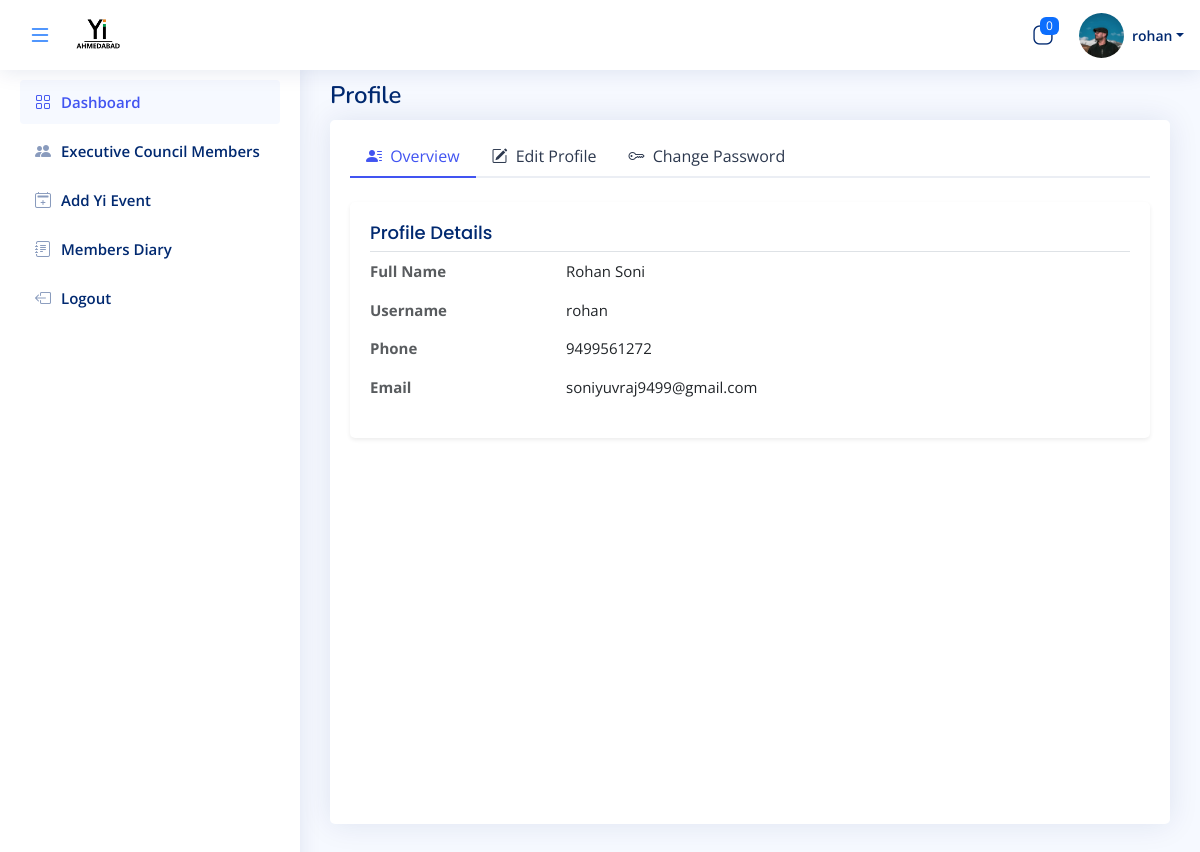
Screenshot of /Admin-Profile (signed in) with the database file from the repository.
### admin_app/models.py (models this page shows, shortened)
class LoginSide(AbstractUser):
    id = models.UUIDField(
        primary_key=True, default=uuid.uuid4, editable=False, db_index=True
    )
    login_role = models.ManyToManyField(Login_Role, verbose_name="LoginRole")
    first_name = models.CharField(max_length=200, null=True, verbose_name="FirstName")
    last_name = models.CharField(max_length=200)
    email = models.EmailField(max_length=200, unique=True, validators=[validate_email])
    photo = models.ImageField(upload_to="user_photo/", null=True, blank=True, validators = [FileExtensionValidator(allowed_extensions=["jpeg", "jpg", "png"])])
    yi_role = models.CharField(max_length=200, null=True)
    phone_number = models.CharField(
        max_length=10,  # This will accommodate international numbers
        default="0",
        validators=[
            RegexValidator(
                regex=r"^(\+91[\-\s]?)?[0]?(91)?[789]\d{9}$",  # This is the regex for validating the phone number
                message="Enter a valid phone number.",
                code="invalid phone",
            ),
        ],
    )
    @property
    def designation(self):
        roles = ', '.join((role.name) for role in self.login_role.all())
        return f"{roles} {self.yi_role}"

### admin_app/views.py (the view)
# urls.py: path("Admin-Profile", Admin_Profile, name="Admin_Profile"),
@never_cache
@cache_control(no_store=True, no_cache=True, must_revalidate=True, max_age=0)
@login_required(login_url="index")
def Admin_Profile(request):
    if request.user.designation not in ["Chapter Chair", "Chapter Co-Chair"] and request.user.yi_role != "Admin":
        return redirect("Error-Page")
    sessions = Session.objects.filter(expire_date__gte=now())
    user_ids = [session.get_decoded().get("_auth_user_id") for session in sessions]
    active_users = LoginSide.objects.filter(id__in=user_ids)  # Get user objects
    active_user_names = [f"{user.first_name} {user.last_name}" for user in active_users]
    active_users_count = LoginSide.objects.filter(is_active=True).count()
    active_users_count = active_users.count()
    context = {
        "name": active_user_names,
        "count": active_users_count,
    }
    return render(request, "Admin/Admin_Profile.html", context)

### admin_app/Templates/Admin/Admin_Profile.html (shortened to what this page needs)
{% extends "base/base.html" %}
{% load static %}
{% block bodyblock %}
<main id="main" class="main">
  <div class="pagetitle">
    <h1>Profile</h1>
  </div>
    <section class="section profile">
          <div class="card">
            <div class="card-body pt-3">
              <ul class="nav nav-tabs nav-tabs-bordered">
                <li class="nav-item">
                  <button class="nav-link active" data-bs-toggle="tab" data-bs-target="#profile-overview">
                    <i class="bi bi-person-lines-fill me-1"></i> Overview
                  </button>
                </li>
                <li class="nav-item">
                  <button class="nav-link" data-bs-toggle="tab" data-bs-target="#profile-edit">
                    <i class="bi bi-pencil-square me-1"></i> Edit Profile
                  </button>
                </li>
                <li class="nav-item">
                  <button class="nav-link" data-bs-toggle="tab" data-bs-target="#profile-change-password">
                    <i class="bi bi-key me-1"></i> Change Password
                  </button>
                </li>
              </ul>
              <div class="tab-content pt-4">
                <div class="tab-pane fade show active profile-overview" id="profile-overview">
                  <div class="card shadow-sm border-0">
                    <div class="card-body">
                      <h5 class="card-title border-bottom pb-2">Profile Details</h5>
                      <div class="row mb-3">
                        <div class="col-lg-3 col-md-4 fw-bold text-muted">Full Name</div>
                        <div class="col-lg-9 col-md-8">{{ user.first_name }} {{ user.last_name }}</div>
                      </div>
                      <div class="row mb-3">
                        <div class="col-lg-3 col-md-4 fw-bold text-muted">Username</div>
                        <div class="col-lg-9 col-md-8">{{ user.username }}</div>
                      </div>
                      <div class="row mb-3">
                        <div class="col-lg-3 col-md-4 fw-bold text-muted">Phone</div>
                        <div class="col-lg-9 col-md-8">{{ user.phone_number }}</div>
                      </div>
                      <div class="row">
                        <div class="col-lg-3 col-md-4 fw-bold text-muted">Email</div>
                        <div class="col-lg-9 col-md-8">{{ user.email }}</div>
                      </div>
                    </div>
                  </div>
                </div>
                </div>
              </div>
            </div>
    </section>
  </main>
{% endblock %}

### admin_app/Templates/Admin/components/header.html (shortened to what this page needs)
{% load static %}
<header id="header" class="header fixed-top d-flex align-items-center">
  <div class="d-flex align-items-center">
    <button id="sidebarToggle" class="btn border-0 p-2 bg-transparent">
      <i id="sidebarIcon" class="bi bi-list fs-4 text-primary"></i>
    </button>
    {% if user.yi_role  == 'Branding' %}
    <a href="{% url 'branding_dashboard' %}" class="logo d-flex align-items-center ms-2">
      <img src="{% static 'Image/YIIMG.png' %}" alt="Logo"  height="60" width="60">
      <span class=" "></span>
    </a>
 {% else %}
 <a href="{% url 'Admin_Dashboard' %}" class="logo d-flex align-items-center ms-2">
  <img src="{% static 'Image/YIIMG.png' %}" alt="Logo"  height="60" width="60">
</a>
    {% endif %}
     </div>
    <nav class="header-nav ms-auto">
      <ul class="d-flex align-items-center">
{% if user.yi_role == "Branding" %}
{% else %}
<li class="nav-item dropdown">
  <a class="nav-link nav-icon" href="#" data-bs-toggle="dropdown">
    <i class="bi bi-app-indicator"></i>
    <span class="badge bg-primary badge-number"> {{ count }} </span>
  </a>
</li>
{% endif %}
{% if user.yi_role == 'Branding' %}
<li class="nav-item dropdown pe-3">
  <a class="nav-link nav-profile d-flex align-items-center pe-0" href="#" data-bs-toggle="dropdown">
    <img src="{% if user.photo %}{{ user.photo.url }}{% else %}{% static 'Image/img.png' %}{% endif %}" alt="Profile" class="rounded-circle"  height="45px" width="45px">
    <span class="d-none d-md-block ps-2">{{ user.username }}</span>
  </a>
{% else %}
        <li class="nav-item dropdown pe-3">
          <a class="nav-link nav-profile d-flex align-items-center pe-0" href="#" data-bs-toggle="dropdown">
            <img src="{% if user.photo %}{{ user.photo.url }}{% else %}{% static 'Image/img.png' %}{% endif %}" alt="Profile" class="rounded-circle"  height="45px" width="45px">
            <span class="d-none d-md-block dropdown-toggle ps-2">{{ user.username }}</span>
          </a>
        </li>
        {% endif %}
      </ul>
    </nav>
  </header>

### admin_app/static/assets/css/style.css (style rules this page uses)
:root { scroll-behavior: smooth; }
body { font-family: "Open Sans", sans-serif; background: #f6f9ff; color: #444444; }
a { color: #4154f1; text-decoration: none; }
h1, h2, h3, h4, h5, h6 { font-family: "Nunito", sans-serif; }
#main { margin-top: 60px; padding: 20px 30px; transition: all 0.3s; }
.pagetitle { margin-top: -23px; display: flex; justify-content: space-between; margin-bottom: 10px; }
.pagetitle h1 { font-size: 24px; margin-bottom: 0; font-weight: 600; color: #012970; }
.card { margin-bottom: 30px; border: none; border-radius: 5px; box-shadow: 0px 0 30px rgba(1, 41, 112, 0.1); }
.card-title { padding: 20px 0 15px 0; font-size: 18px; font-weight: 500; color: #012970; font-family: "Poppins", sans-serif; }
.card-body { padding: 0 20px 20px 20px; }
.nav-tabs-bordered { border-bottom: 2px solid #ebeef4; }
.nav-tabs-bordered .nav-link { margin-bottom: -2px; border: none; color: #2c384e; }
.nav-tabs-bordered .nav-link.active { background-color: #fff; color: #4154f1; border-bottom: 2px solid #4154f1; }
.logo { line-height: 1; height:95px; }
@media (min-width: 1200px) { .logo { width: 280px; } }
.logo img { max-height: 72px; margin-right: 20px; }
.header { transition: all 0.5s; z-index: 997; height: 70px; box-shadow: 0px 2px 20px rgba(1, 41, 112, 0.1); background-color: #fff; padding-left: 20px; }
.header-nav ul { list-style: none; }
.header-nav>ul { margin: 0; padding: 0; }
.header-nav .nav-icon { font-size: 22px; color: #012970; margin-right: 25px; position: relative; }
.header-nav .nav-profile { color: #012970; }
.header-nav .nav-profile img { max-height: 45px; }
.header-nav .nav-profile span { font-size: 14px; font-weight: 600; }
.header-nav .badge-number { position: absolute; inset: -2px -5px auto auto; font-weight: normal; font-size: 12px; padding: 3px 6px; }
#main, #footer { margin-left: 300px; transition: margin-left 0.3s ease-in-out; }
.profile .profile-overview .row { margin-bottom: 20px; font-size: 15px; }
.profile .profile-overview .card-title { color: #012970; }

### rows the page displays
LoginSide: photo (picture), username "rohan", first_name "Rohan", last_name "Soni", phone_number "9499561272", email "soniyuvraj9499@gmail.com"

### other values shown
{{ count }} "0"
